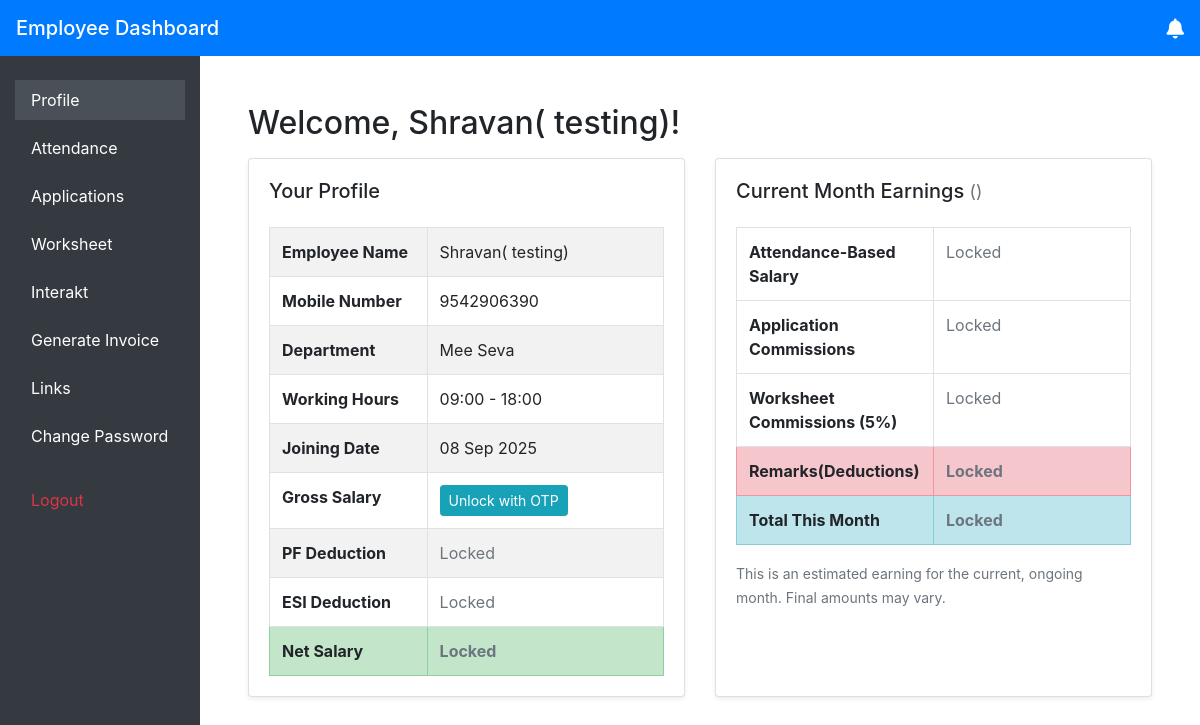
/employee/dashboard/ (signed in), run on an earlier commit of the app's database.
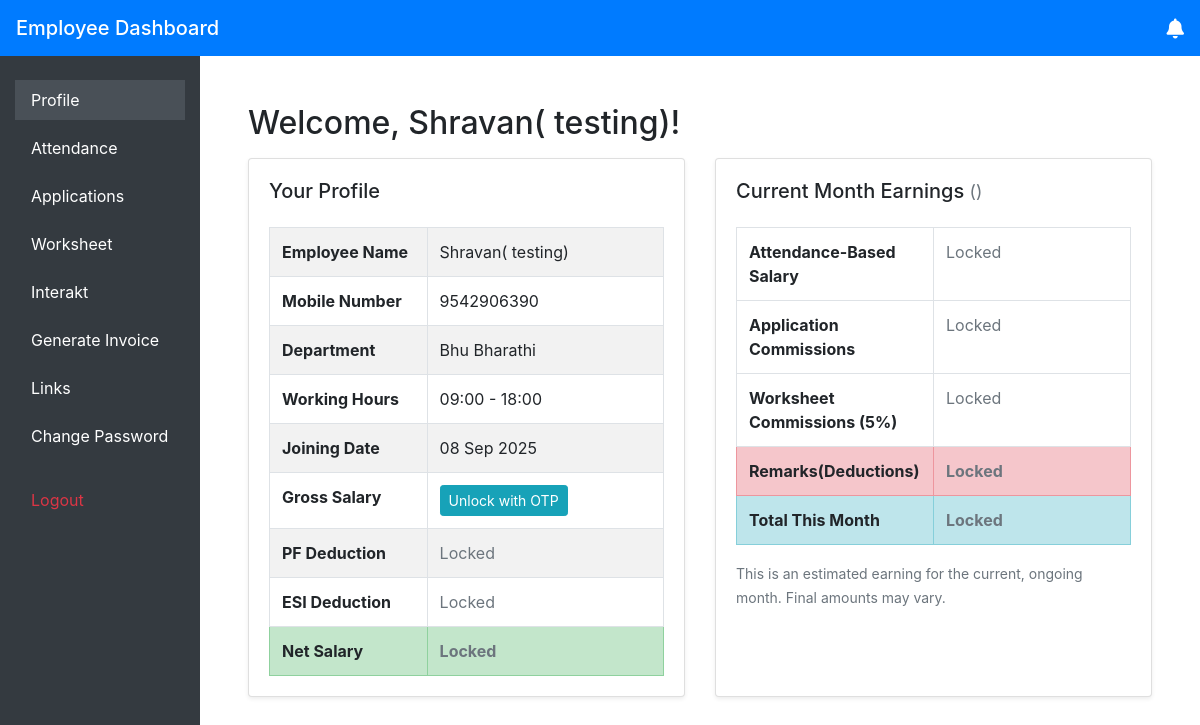
And on a later commit of the database.
### management/models.py (models this page shows, shortened)
class Employee(models.Model):
    employee_id = models.AutoField(primary_key=True)
    name = models.CharField(max_length=150)
    mobile_number = models.CharField(max_length=15, unique=True)
    salary = models.DecimalField(max_digits=10, decimal_places=2)
    pf = models.DecimalField("Provident Fund (PF)", max_digits=10, decimal_places=2, null=True, blank=True)
    esi = models.DecimalField("Employee State Insurance (ESI)", max_digits=10, decimal_places=2, null=True, blank=True)
    joining_date = models.DateField()
    department = models.ForeignKey('Department', null=True, blank=True, on_delete=models.SET_NULL, related_name='employees')
    working_start_time = models.TimeField(null=True, blank=True)  # e.g., 09:00
    working_end_time = models.TimeField(null=True, blank=True)    # e.g., 18:00
    password = models.CharField(max_length=128, default="123")
    def get_current_month_earnings(self):
        from datetime import datetime, timedelta
        from calendar import monthrange
        now = timezone.now()
        current_month = now.month
        current_year = now.year
        earnings = {
            'attendance_salary': 0,
            'application_commissions': 0,
            'worksheet_commissions': 0,
            'deduction_amount': 0,
            'deduction_notes': '',
            'total_earnings': 0,
        }
        if self.working_start_time and self.working_end_time:
            start_dt = datetime.combine(datetime.today(), self.working_start_time)
            end_dt = datetime.combine(datetime.today(), self.working_end_time)
            if end_dt < start_dt:
                end_dt += timedelta(days=1)
            daily_working_seconds = (end_dt - start_dt).total_seconds()
        else:
            daily_working_seconds = 8 * 3600
        days_in_month = monthrange(current_year, current_month)[1]
        expected_seconds = days_in_month * daily_working_seconds
        qs = self.attendance_sessions.filter(
            login_time__year=current_year,
            login_time__month=current_month
        )
        if self.working_start_time and self.working_end_time:
            qs = qs.filter(
                login_time__time__gte=self.working_start_time,
                login_time__time__lte=self.working_end_time
            )
        attended_seconds = sum([s.duration().total_seconds() for s in qs if s.duration()])
        break_sessions_qs = self.break_sessions.filter(
            start_time__year=current_year,
            start_time__month=current_month
        )
        if self.working_start_time and self.working_end_time:
            break_sessions_qs = break_sessions_qs.filter(
                start_time__time__gte=self.working_start_time,
                start_time__time__lte=self.working_end_time
            )
        approved_break_seconds = sum([
            (bs.end_time - bs.start_time).total_seconds()
            for bs in break_sessions_qs.filter(approved=True, end_time__isnull=False)
        ])
        total_work_seconds = attended_seconds + approved_break_seconds
        salary = 0
        if expected_seconds > 0:
            salary_ratio = total_work_seconds / expected_seconds
            salary = float(self.salary) * salary_ratio
        earnings['attendance_salary'] = salary
        application_commissions = self.applicationassignment_set.filter(
            application__approved=True,
            application__date_created__year=current_year,
            application__date_created__month=current_month
        ).aggregate(total=Sum(ExpressionWrapper(F('application__total_commission') * F('commission_percentage') / 100.0, output_field=models.FloatField())))['total'] or 0
        earnings['application_commissions'] = application_commissions
        worksheet_commissions = self.worksheet_entries.filter(
            date__year=current_year,
            date__month=current_month
        ).aggregate(total=Sum(ExpressionWrapper(F('amount') * 0.05, output_field=models.FloatField())))['total'] or 0
        earnings['worksheet_commissions'] = worksheet_commissions
        try:
            monthly_deduction = self.monthly_deductions.get(month=current_month, year=current_year)
            earnings['deduction_amount'] = monthly_deduction.amount
            earnings['deduction_notes'] = monthly_deduction.notes
        except MonthlyDeduction.DoesNotExist:
            earnings['deduction_amount'] = 0
            earnings['deduction_notes'] = ''
        total_before_deduction = (earnings['attendance_salary'] + float(earnings['application_commissions']) + float(earnings['worksheet_commissions']))
        earnings['total_earnings'] = total_before_deduction - float(earnings['deduction_amount'])
        return earnings

class Department(models.Model):
    name = models.CharField(max_length=50, unique=True)

### management/views.py (the view, shortened to what this page needs)
# urls.py: path('employee/dashboard/', views.employee_dashboard, name='employee_dashboard'),
def employee_dashboard(request):
    employee_id = request.session.get('employee_id')
    if not employee_id:
        return redirect('login')
    try:
        employee = Employee.objects.get(employee_id=employee_id)
    except Employee.DoesNotExist:
        request.session.flush()
        return redirect('login')
    show_sensitive = False
    otp_sent = request.session.get('otp_sent_flag', False) # Preserve state across GET requests
    otp_verified = request.session.get('otp_verified', False)
    if otp_verified:
        show_sensitive = True
    if request.method == 'GET' and not request.session.get('otp_sent_flag'):
        otp_sent = False
    elif request.session.get('otp_sent_flag'):
        otp_sent = True
    current_month_earnings_data = employee.get_current_month_earnings()
    context = {
        'employee': employee,
        'show_sensitive': show_sensitive,
        'otp_sent': otp_sent,
        'otp_verified': otp_verified,
        'current_month_earnings': current_month_earnings_data,
    }
    if 'otp_verified' in request.session and request.method == 'GET':
        del request.session['otp_verified']
    if 'otp_sent_flag' in request.session and request.method == 'GET':
        del request.session['otp_sent_flag']
    return render(request, 'employee_dashboard.html', context)

### management/context_processors.py (called while the page is built)
def notifications_context(request):
    if request.session.get('employee_id'):
        employee_id = request.session.get('employee_id')
        count = UserNotificationStatus.objects.filter(employee_id=employee_id, is_read=False).count()
        return {'unread_notification_count': count}
    return {'unread_notification_count': 0}

### management/ip_restriction.py (called while the page is built)
def get_client_ip(request):
    x_forwarded_for = request.META.get('HTTP_X_FORWARDED_FOR')
    if x_forwarded_for:
        ip = x_forwarded_for.split(',')[0].strip()
    else:
        ip = request.META.get('REMOTE_ADDR')
    return ip

    def __call__(self, request):
        ip = get_client_ip(request)
        if not self.is_ip_allowed(ip):
            logger.warning(f"Access denied for IP: {ip}")
            return HttpResponseForbidden("Access denied.")
        response = self.get_response(request)
        return response

### management/models.py (called while the page is built)
    def duration(self):
        end_time = self.logout_time or timezone.now()
        return end_time - self.login_time

### management/templates/employee_dashboard.html (shortened to what the changed rows need)
{% extends "masteremployee.html" %}
{% load static %}
{% load humanize %}
{% block content %}
<main class="container-fluid ml-sm-auto col-lg-12 px-4 py-4">
    <h2>Welcome, {{ employee.name }}!</h2>
    <div class="row mt-3">
        <div class="col-lg-6 mb-4">
            <div class="card h-100 shadow-sm">
                <div class="card-body">
                    <div class="table-responsive">
                        <table class="table table-bordered table-striped mb-0">
                            <tbody>
                                <tr>
                                    <th scope="row" style="width: 40%;">Employee Name</th>
                                    <td>{{ employee.name }}</td>
                                </tr>
                                <tr>
                                    <th scope="row">Mobile Number</th>
                                    <td>{{ employee.mobile_number }}</td>
                                </tr>
                                <tr>
                                    <th scope="row">Department</th>
                                    <td>{{ employee.department.name|default_if_none:"Not set" }}</td>
                                </tr>
                                <tr>
                                    <th scope="row">Working Hours</th>
                                    <td>
                                        {% if employee.working_start_time and employee.working_end_time %}
                                            {{ employee.working_start_time|time:"H:i" }} - {{ employee.working_end_time|time:"H:i" }}
                                        {% else %}
                                            <span class="text-muted">Not set</span>
                                        {% endif %}
                                    </td>
                                </tr>
                                <tr>
                                    <th scope="row">Joining Date</th>
                                    <td>{{ employee.joining_date|date:"d M Y" }}</td>
                                </tr>
                                <tr>
                                    <th scope="row">Gross Salary</th>
                                </tr>
                                <tr>
                                    <th scope="row">PF Deduction</th>
                                </tr>
                                <tr>
                                    <th scope="row">ESI Deduction</th>
                                </tr>
                                <tr class="table-success">
                                    <th scope="row">Net Salary</th>
                                </tr>
                            </tbody>
                        </table>
                    </div>
                </div>
            </div>
        </div>
        <div class="col-lg-6 mb-4">
            <div class="card h-100 shadow-sm">
                <div class="card-body">
                    <div class="table-responsive">
                        <table class="table table-bordered mb-0">
                            <tbody>
                                <tr>
                                    <th scope="row" style="width: 50%;">Attendance-Based Salary</th>
                                </tr>
                                <tr>
                                    <th scope="row">Application Commissions</th>
                                </tr>
                                <tr>
                                    <th scope="row">Worksheet Commissions (5%)</th>
                                </tr>
                                <tr class="table-danger">
                                    <th scope="row">
                                        Remarks(Deductions)
                                    </th>
                                </tr>
                                <tr class="table-info">
                                    <th scope="row">Total This Month</th>
                                </tr>
                            </tbody>
                        </table>
                    </div>
                </div>
            </div>
        </div>
    </div>
</main>
{% endblock %}

What changed in the data, as far as the page shows it:
changed Employee "Shravan( testing)": department.name "Mee Seva" → "Bhu Bharathi"
